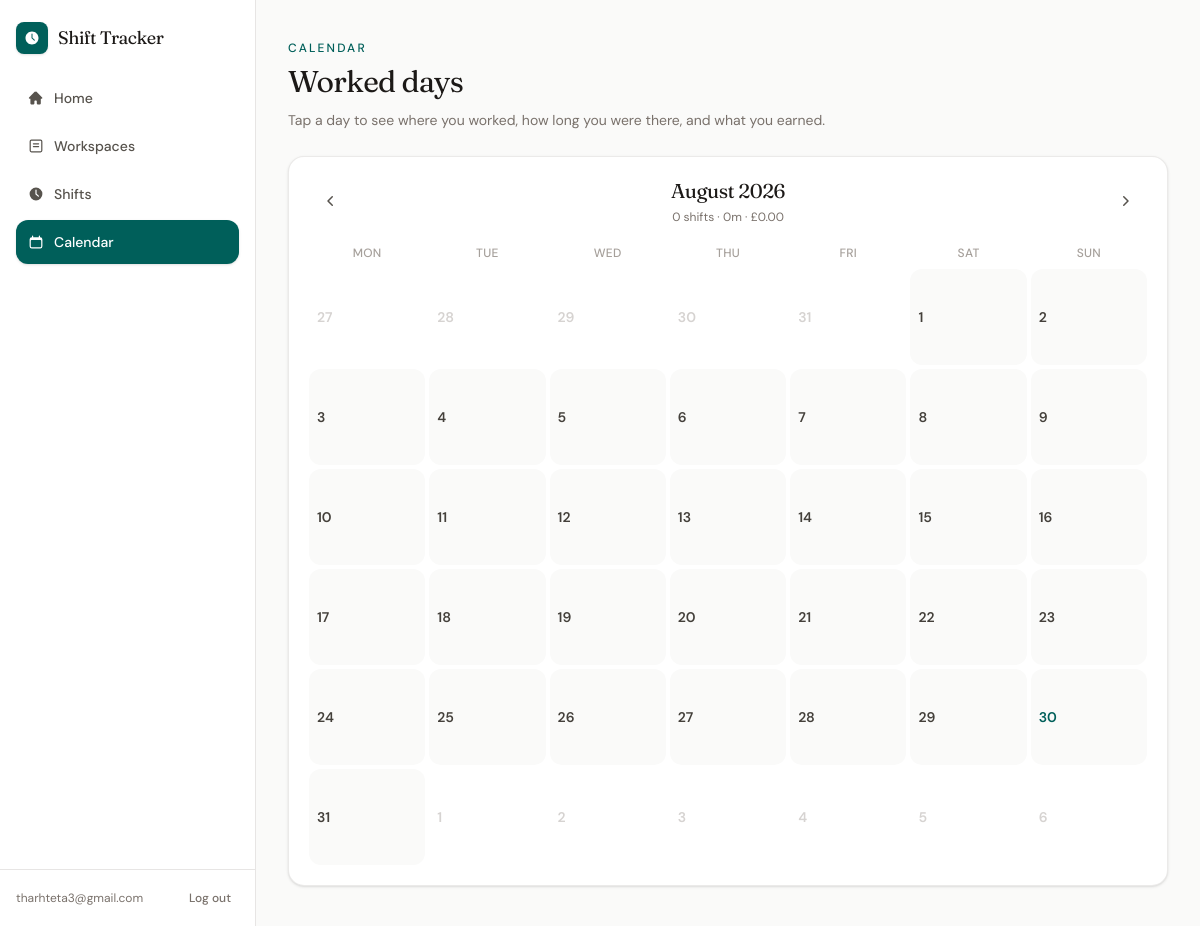
The page /calendar/ (signed in) on the database as committed earlier.
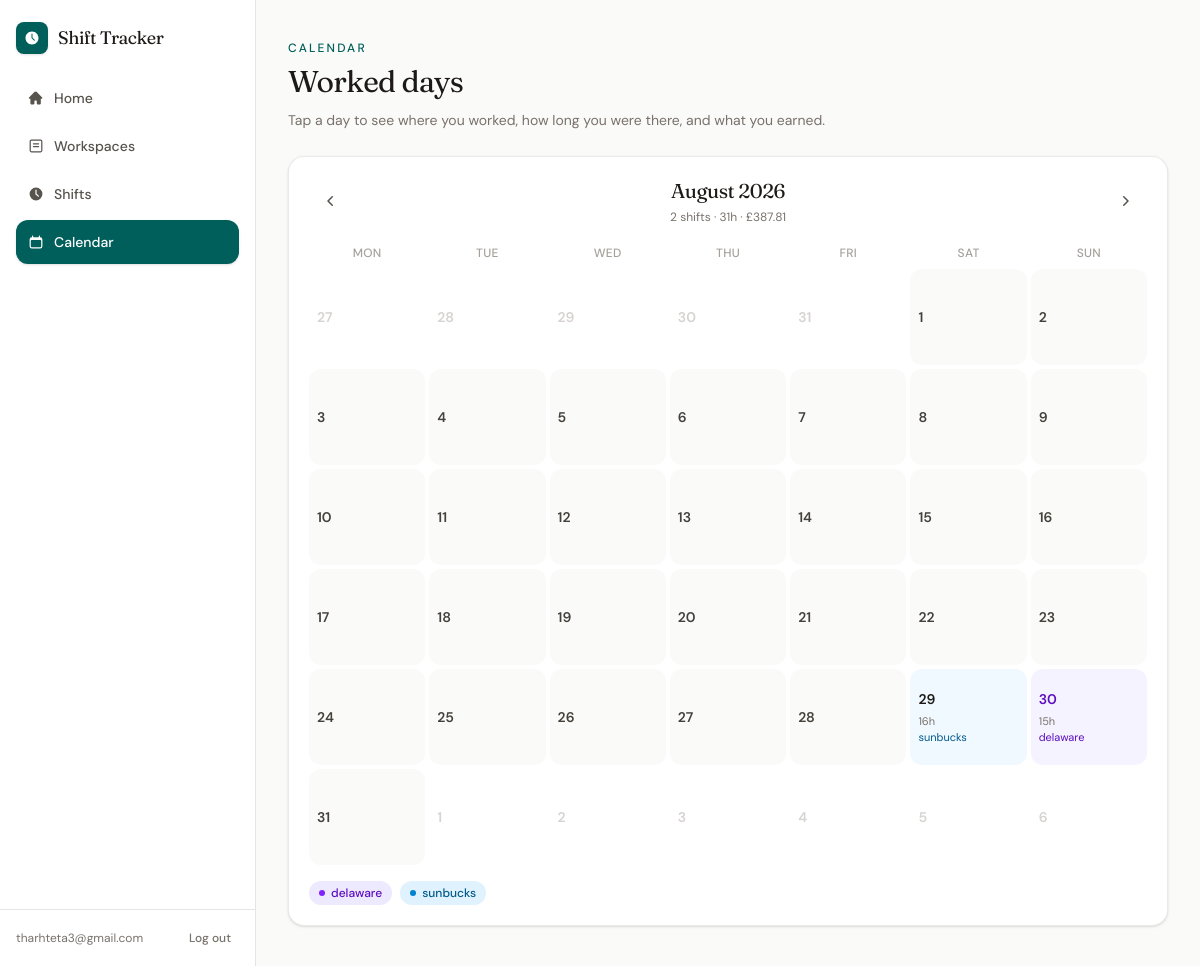
The same page on the database as committed later.
### shifts/models.py (models this page shows, shortened)
class Shift(models.Model):
    user = models.ForeignKey(
        settings.AUTH_USER_MODEL,
        on_delete=models.CASCADE,
        related_name="shifts",
    )
    workplace = models.ForeignKey(
        Workplace,
        on_delete=models.PROTECT,
        related_name="shifts",
    )
    date = models.DateField()
    start_time = models.TimeField()
    end_time = models.TimeField()
    break_minutes = models.PositiveIntegerField(default=0)
    hourly_rate_at_time = models.DecimalField(
        max_digits=6,
        decimal_places=2,
    )
    notes = models.TextField(
        blank=True,
    )
    created_at = models.DateTimeField(auto_now_add=True)
    updated_at = models.DateTimeField(auto_now=True)
    def duration_minutes(self):
        start = datetime.combine(
            self.date,
            self.start_time,
        )
        end = datetime.combine(
            self.date,
            self.end_time,
        )
        if end <= start:
            end += timedelta(days=1)
        total_minutes = int(
            (end - start).total_seconds() / 60
        )
        return total_minutes - self.break_minutes
    def duration_hours(self):
        return Decimal(self.duration_minutes()) / Decimal("60")
    def estimated_earnings(self):
        return (
            self.duration_hours()
            * self.hourly_rate_at_time
        ).quantize(Decimal("0.01"))

### workspaces/models.py (models this page shows, shortened)
class Workplace(models.Model):
    user = models.ForeignKey(
        settings.AUTH_USER_MODEL,
        on_delete=models.CASCADE,
        related_name="workplaces",
    )
    name = models.CharField(max_length=100)
    hourly_rate = models.DecimalField(
        max_digits=6,
        decimal_places=2,
    )
    is_active = models.BooleanField(default=True)
    created_at = models.DateTimeField(auto_now_add=True)
    updated_at = models.DateTimeField(auto_now=True)
    @property
    def color_key(self):
        return workplace_color_key(self.pk)

### shifts/views.py (the view)
# urls.py: path("calendar/", views.shift_calendar, name="shift_calendar"),
@login_required
def shift_calendar(request):
    try:
        context = _calendar_context(request)
        template = (
            "shifts/partials/calendar.html"
            if request.headers.get("HX-Request")
            else "shifts/calendar.html"
        )
        return render(request, template, context)
    except Exception:
        messages.error(request, "Could not load the calendar.")
        template = (
            "shifts/partials/calendar.html"
            if request.headers.get("HX-Request")
            else "shifts/calendar.html"
        )
        return render(request, template, empty_calendar_month())

### shifts/services.py (called while the page is built)
def format_minutes(minutes):
    minutes = max(int(minutes), 0)
    hours, remaining = divmod(minutes, 60)
    if hours and remaining:
        return f"{hours}h {remaining}m"
    if hours:
        return f"{hours}h"
    return f"{remaining}m"

def _empty_summary():
    return {
        "count": 0,
        "minutes": 0,
        "hours_display": format_minutes(0),
        "pay": Decimal("0.00"),
    }

def summarize_shifts(shifts):
    summary = _empty_summary()
    for shift in shifts:
        minutes = max(shift.duration_minutes(), 0)
        summary["count"] += 1
        summary["minutes"] += minutes
        summary["pay"] += shift.estimated_earnings()
    summary["hours_display"] = format_minutes(summary["minutes"])
    summary["pay"] = summary["pay"].quantize(Decimal("0.01"))
    return summary

def unique_workplaces(shifts):
    workplaces = []
    seen = set()
    for shift in shifts:
        if shift.workplace_id in seen:
            continue
        seen.add(shift.workplace_id)
        workplaces.append(shift.workplace)
    return workplaces

### shifts/templates/shifts/calendar.html (shortened to what this page needs)
{% extends "app.html" %}
{% block app_content %}
<div class="px-4 py-6 sm:px-8 sm:py-10">
    <p class="text-xs font-medium uppercase tracking-[0.18em] text-teal-800">Calendar</p>
    <h1 class="mt-2 font-serif text-2xl tracking-tight text-stone-900 sm:text-3xl">Worked days</h1>
    <p class="mt-2 max-w-xl text-sm leading-6 text-stone-500">
        Tap a day to see where you worked, how long you were there, and what you earned.
    </p>
    <div id="calendar-root" class="mt-6">
        {% include "shifts/partials/calendar.html" %}
    </div>
</div>
{% endblock %}

### shifts/templates/shifts/partials/calendar.html (shortened to what the changed rows need)
<div class="rounded-2xl border border-stone-200/80 bg-white p-4 shadow-sm sm:p-5">
    <div class="flex items-center justify-between gap-3">
        <div class="text-center">
            <h2 class="font-serif text-xl tracking-tight text-stone-900">{{ title }}</h2>
            <p class="mt-1 text-xs text-stone-500">
                {{ month_summary.count }} shift{{ month_summary.count|pluralize }}
                · {{ month_summary.hours_display }}
                · £{{ month_summary.pay }}
            </p>
        </div>
    </div>
    <div class="mt-4 grid grid-cols-7 gap-1 text-center text-[11px] font-medium uppercase tracking-wide text-stone-400 sm:text-xs">
        {% for label in weekday_labels %}
            <div class="py-1">{{ label }}</div>
        {% endfor %}
    </div>
    <div class="mt-1 grid grid-cols-7 gap-1">
        {% for week in weeks %}
            {% for day in week %}
                <button
                    type="button"
                    hx-get="{% url 'calendar_day' %}?day={{ day.date|date:'Y-m-d' }}"
                    hx-target="#modal"
                    hx-swap="innerHTML"
                    aria-label="Shifts on {{ day.date|date:'l j F' }}"
                    class="w-full min-h-14 cursor-pointer rounded-xl border-0 p-1.5 text-left transition sm:min-h-24 sm:p-2 {% if day.color_key %}cal-cell-{{ day.color_key }}{% elif day.has_shifts %}bg-stone-100 text-stone-900 hover:bg-stone-200{% elif day.in_month %}bg-stone-50 text-stone-700 hover:bg-stone-100{% else %}bg-white text-stone-300{% endif %}"
                >
                    <span class="block text-xs font-semibold sm:text-sm {% if day.is_today %}{% if day.color_key %}cal-label-{{ day.color_key }}{% else %}text-teal-800{% endif %}{% endif %}">
                        {{ day.date.day }}
                    </span>
                    {% if day.has_shifts %}
                        <span class="mt-1 hidden text-[11px] leading-4 text-stone-500 sm:block">
                            {{ day.hours_display }}
                            {% for shift in day.shifts %}
                                <span class="block truncate cal-label-{{ shift.workplace.color_key }}">{{ shift.workplace.name }}</span>
                            {% endfor %}
                        </span>
                    {% endif %}
                </button>
            {% endfor %}
        {% endfor %}
    </div>
    {% if workplace_legend %}
        <ul class="mt-4 flex flex-wrap gap-2">
            {% for workplace in workplace_legend %}
                <li class="inline-flex items-center gap-1.5 rounded-full px-2.5 py-1 text-xs font-medium cal-chip-{{ workplace.color_key }}">
                    <span class="size-1.5 rounded-full cal-dot-{{ workplace.color_key }}"></span>
                    {{ workplace.name }}
                </li>
            {% endfor %}
        </ul>
    {% endif %}
</div>

Rows that differ between the two databases and show on the page:
added Shift: workplace.name "sunbucks", shown under "29"
added Shift: workplace.name "delaware", shown under "30"
added Workplace: name "delaware"
added Workplace: name "sunbucks"
Other text that changed with them:
{{ month_summary.count }}: "0" → "2"
{{ month_summary.hours_display }}: "0m" → "31h"
{{ month_summary.pay }}: "0.00" → "387.81"
list line gone: "29 30"
new list line: "29 16h 30 15h"
